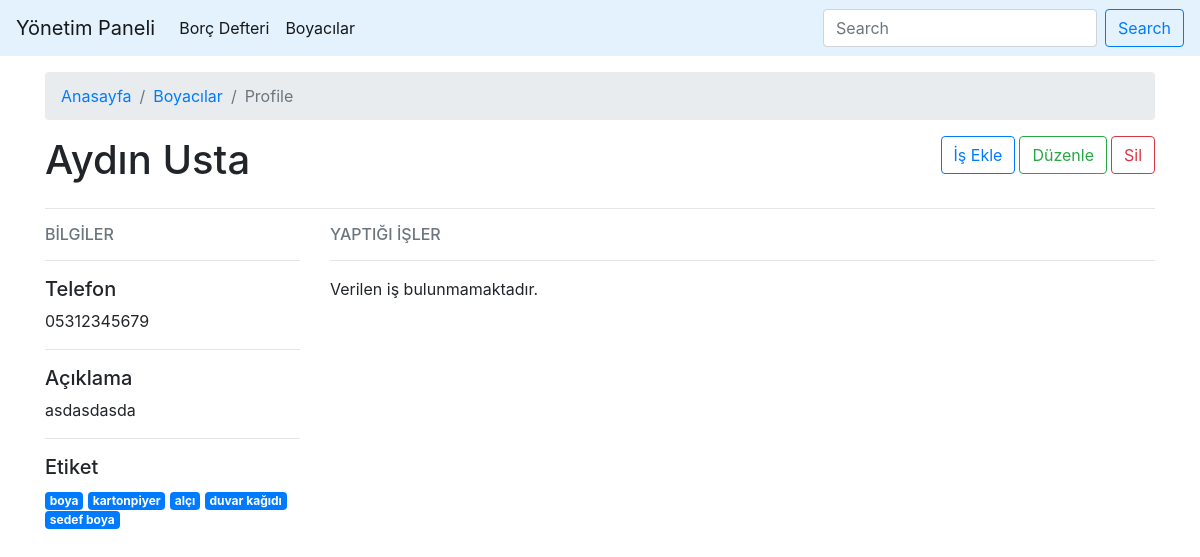
The app's page /boyaci/8/detay with its own data.
### boya/models.py (models this page shows, shortened)
class Boyaci(models.Model):
    isim = models.CharField(max_length=100)
    telefon_no = models.CharField(max_length=11)
    kayit_tarihi = models.DateTimeField(auto_now_add=True)
    aciklama = models.TextField()
    boyaci_etiket = models.ManyToManyField(Etiket, related_name="boyacilar")
    class Meta:
        verbose_name = "Boyacı"
        verbose_name_plural = "Boyacılar"

class Etiket(models.Model):
    etiket_adi = models.CharField(max_length=100)
    class Meta:
        verbose_name = "Etiket"
        verbose_name_plural = "Etiketler"
    def __str__(self):
        return self.etiket_adi

### boya/views.py (the view)
# urls.py: path('boyaci/<id>/detay', views.boyaci_ayrinti, name="boyaci_ayrinti"),
def boyaci_ayrinti(request, id):
    boyaci = Boyaci.objects.get(id=id)
    return render(request, 'boyaci_ayrinti.html', {'boyaci': boyaci})

### templates/boyaci_ayrinti.html (shortened to what this page needs)
{% extends 'base.html' %}
{% block content %}
<div class="container mt-3">
    <nav aria-label="breadcrumb">
        <ol class="breadcrumb">
          <li class="breadcrumb-item"><a href="/">Anasayfa</a></li>
          <li class="breadcrumb-item"><a href="{% url 'boyacilar' %}">Boyacılar</a></li>
          <li class="breadcrumb-item active" aria-current="page">Profile</li>
        </ol>
      </nav>
    <div class="row">
    <div class="col-6">
        <h1>{{ boyaci.isim|title }}</h1>
    </div>
    <div class="col-6">
        <button type="button" class="btn btn-outline-danger float-right ml-1" data-toggle="modal" data-target="#exampleModal">Sil</button>
        <a href="{% url 'boyaci_duzenle' boyaci.id %}">
            <button type="button" class="btn btn-outline-success float-right ml-1">Düzenle</button>
        </a>
        <a href="#">
            <button type="button" class="btn btn-outline-primary float-right ml-1">İş Ekle</button>
        </a>
    </div>
    </div>
    <hr>
    <div class="row">
        <div id="name" class="col-xl-3 col-sm-12 mb-5">
            <h6 class="text-muted">BİLGİLER</h6>
            <hr>
            <h5>Telefon</h5>
            <p>{{ boyaci.telefon_no }}</p>
            <hr>
            <h5>Açıklama</h5>
            <p>{{ boyaci.aciklama }}</p>
            <hr>
            <h5>Etiket</h5>
            <p>
                {% for etiket in boyaci.boyaci_etiket.all %}
                    <a href="#" class="badge badge-primary">{{ etiket }}</a>
                {% endfor %}
            </p>
        </div>
        <div id="isler" class="col-xl-9 col-sm-12">
        <h6 class="text-muted">YAPTIĞI İŞLER</h6>
        <hr>
        {% if boyaci.verilen_isler.all %}
        {% for is in boyaci.verilen_isler.all %}
            <h5>{{is.is_tarihi|date:"d M Y"}} - {{is.is_tarihi|timesince}} önce</h5>
            <p>{{is.is_aciklama}}</p>
            <hr>
        {% endfor %}
        {% else %}
        <p>Verilen iş bulunmamaktadır.</p>
        {% endif %}
        </div>
    </div>
</div>
{% endblock content %}

### records on screen
Boyaci: isim "Aydın Usta", telefon_no "05312345679", aciklama "asdasdasda"
Etiket: etiket_adi "boya"
Etiket: etiket_adi "kartonpiyer"
Etiket: etiket_adi "alçı"
Etiket: etiket_adi "duvar kağıdı"
Etiket: etiket_adi "sedef boya"
